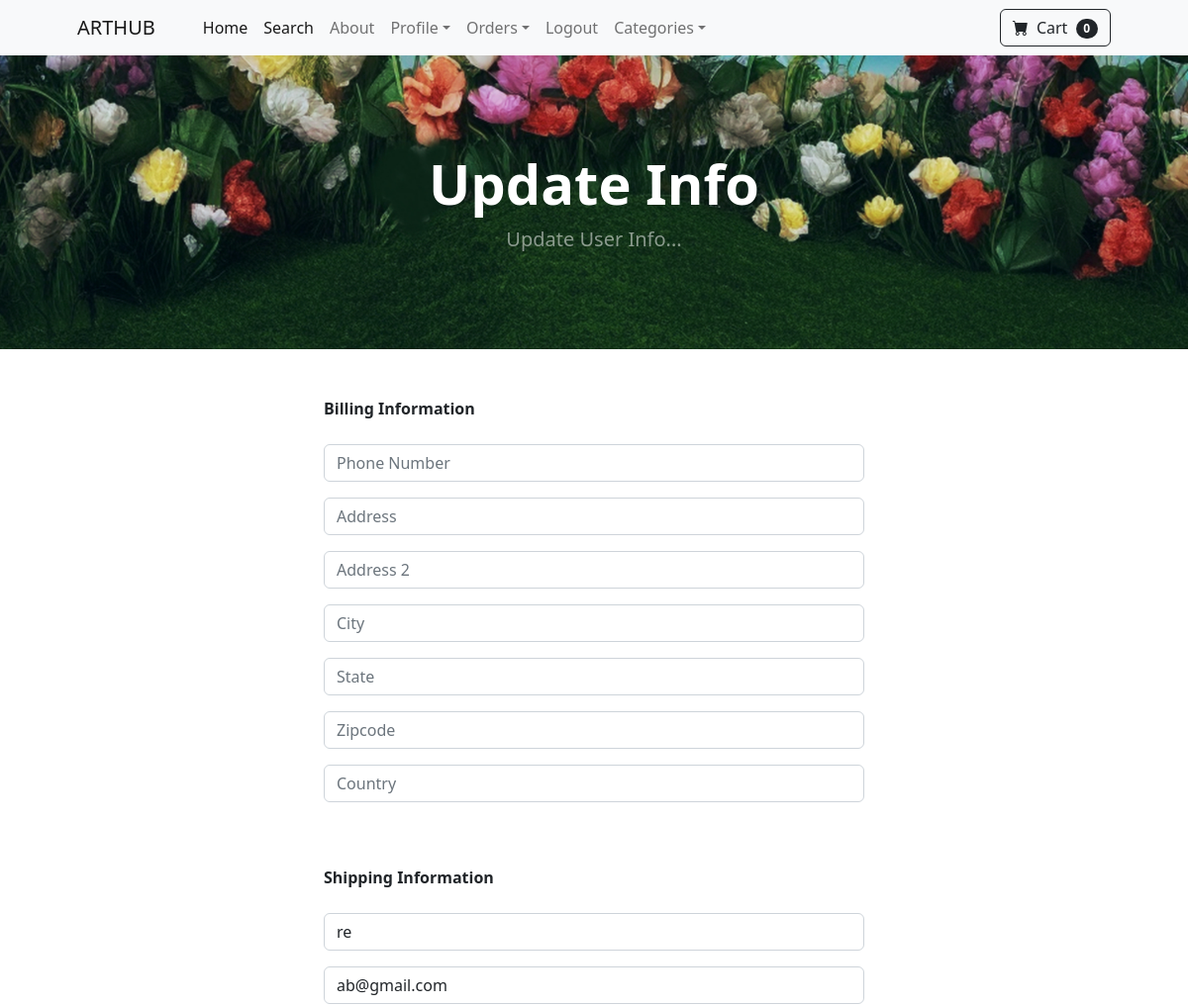
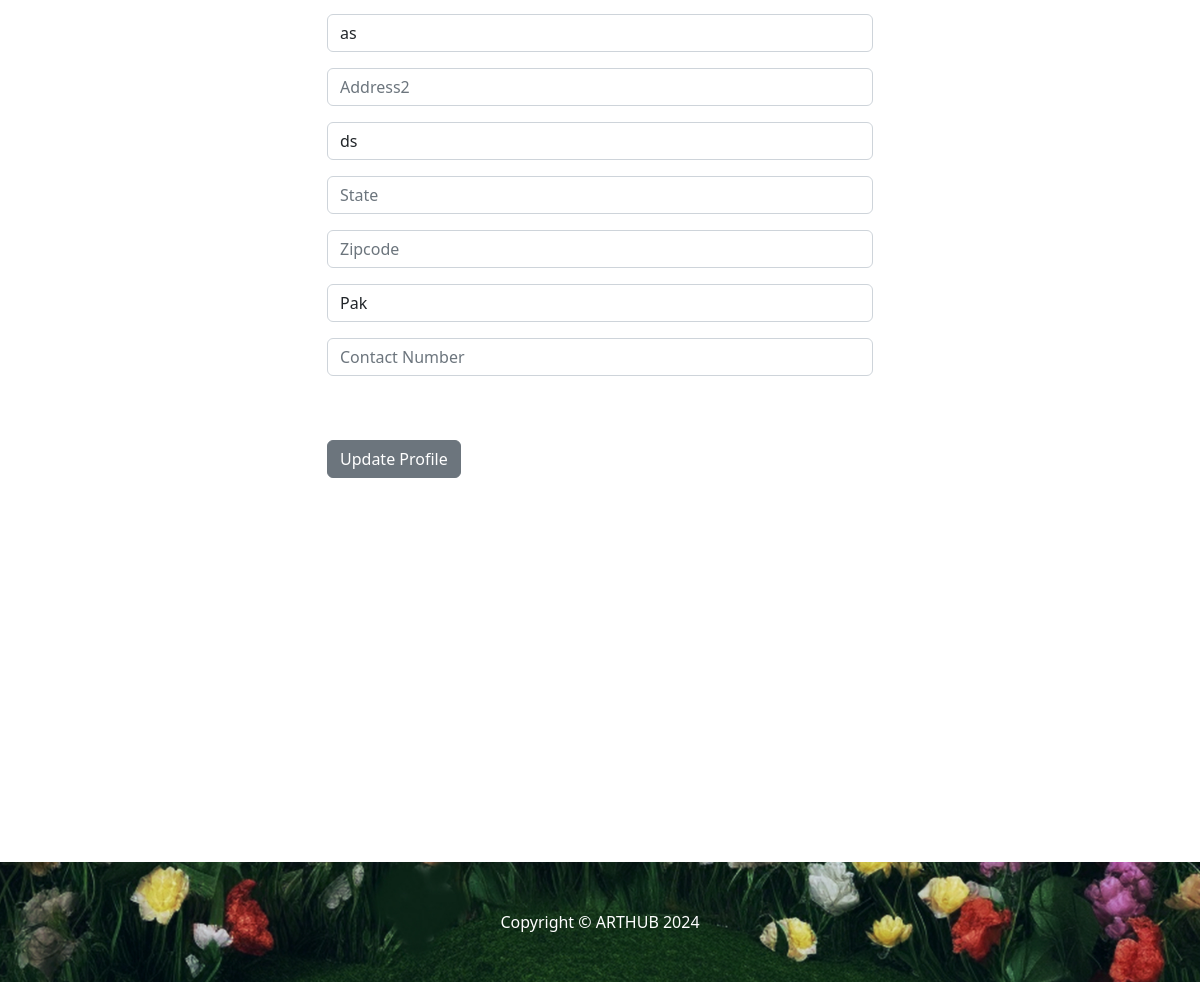
Page /update_info/ (signed in) on the committed database (2 pictures, top to bottom).
### store/models.py (models this page shows, shortened)
class Profile(models.Model):
	user = models.OneToOneField(User, on_delete=models.CASCADE)
	date_modified = models.DateTimeField(User, auto_now=True)
	phone = models.CharField(max_length=20, blank=True)
	address1 = models.CharField(max_length=200, blank=True)
	address2 = models.CharField(max_length=200, blank=True)
	city = models.CharField(max_length=200, blank=True)
	state = models.CharField(max_length=200, blank=True)
	zipcode = models.CharField(max_length=200, blank=True)
	country = models.CharField(max_length=200, blank=True)
	old_cart = models.CharField(max_length=200, blank=True, null=True)

### payment/models.py (models this page shows, shortened)
class ShippingAddress(models.Model):
	user = models.ForeignKey(User, on_delete=models.CASCADE, null=True, blank=True)
	shipping_full_name = models.CharField(max_length=255)
	shipping_email = models.CharField(max_length=255)
	shipping_address1 = models.CharField(max_length=255)
	shipping_address2 = models.CharField(max_length=255, null=True, blank=True)
	shipping_city = models.CharField(max_length=255)
	shipping_state = models.CharField(max_length=255, null=True, blank=True)
	shipping_zipcode = models.CharField(max_length=255, null=True, blank=True)
	shipping_country = models.CharField(max_length=255)
	class Meta:
		verbose_name_plural = "Shipping Address"

### store/views.py (the view)
# urls.py: path('update_info/', views.update_info, name='update_info'),
def update_info(request):
	if request.user.is_authenticated:
		current_user = Profile.objects.get(user__id=request.user.id)
		shipping_user = ShippingAddress.objects.get(user__id=request.user.id)
		form = UserInfoForm(request.POST or None, instance=current_user)
		shipping_form = ShippingForm(request.POST or None, instance=shipping_user)
		if form.is_valid() or shipping_form.is_valid():
			form.save()
			shipping_form.save()
			messages.success(request, "Your Info Has Been Updated!!")
			return redirect('home')
		return render(request, "update_info.html", {'form':form, 'shipping_form':shipping_form})
	else:
		messages.success(request, "You Must Be Logged In To Access That Page!!")
		return redirect('home')

### store/forms.py
class UserInfoForm(forms.ModelForm):
	phone = forms.CharField(label="", widget=forms.TextInput(attrs={'class':'form-control', 'placeholder':'Phone Number'}), required=False)
	address1 = forms.CharField(label="", widget=forms.TextInput(attrs={'class':'form-control', 'placeholder':'Address'}), required=False)
	address2 = forms.CharField(label="", widget=forms.TextInput(attrs={'class':'form-control', 'placeholder':'Address 2'}), required=False)
	city = forms.CharField(label="", widget=forms.TextInput(attrs={'class':'form-control', 'placeholder':'City'}), required=False)
	state = forms.CharField(label="", widget=forms.TextInput(attrs={'class':'form-control', 'placeholder':'State'}), required=False)
	zipcode = forms.CharField(label="", widget=forms.TextInput(attrs={'class':'form-control', 'placeholder':'Zipcode'}), required=False)
	country = forms.CharField(label="", widget=forms.TextInput(attrs={'class':'form-control', 'placeholder':'Country'}), required=False)
	class Meta:
		model = Profile
		fields = ('phone', 'address1', 'address2', 'city', 'state', 'zipcode', 'country', )

### cart/cart.py (called while the page is built)
	def __len__(self):
		return len(self.cart)

### cart/context_processors.py (called while the page is built)
def cart(request):
	return {'cart': Cart(request)}

### store/templates/update_info.html (shortened to what this page needs)
{% extends 'base.html' %}
{% block content %}
        <header class="bg-dark py-5">
            <div class="container px-4 px-lg-5 my-5">
                <div class="text-center text-white">
                    <h1 class="display-4 fw-bolder">Update Info</h1>
                    <p class="lead fw-normal text-white-50 mb-0">Update User Info...</p>
                </div>
            </div>
        </header>
        <div class="container">
        	<div class="row">
        			<div class="col-md-6 offset-md-3">
        				<br/><br/>
                    <strong>Billing Information</strong>
                    <br/><br/>
<form method="POST" action="{% url 'update_info' %}">
    {{ form.as_p }}
    <br/><br/>
    <strong>Shipping Information</strong>
    <br/><br/>
    {{ shipping_form.as_p }}
    <br/><br/>
    <button type="submit" class="btn btn-secondary">
      Update Profile
    </button>
</form>
<br/><br/>
<br/><br/>
<br/><br/>
<br/><br/>
<br/><br/>
<br/><br/>
<br/><br/>
<br/><br/>
        			</div>
        	</div>
        </div>
{% endblock %}

### rows in the picture
ShippingAddress: shipping_full_name "re", shipping_email "ab@gmail.com", shipping_address1 "as", shipping_city "ds", shipping_country "Pak"

### other values in the picture
{{ cart|length }} "0"
